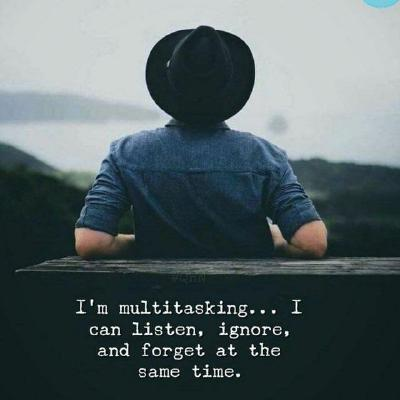
#> input picture social_card/1/person.png, 400 x 400 px
$ python template.py
#> lines starting #> are read from the running program, lines starting #| are printed output that depends on the picture
### package/PILkit/circular.py
# https://stackoverflow.com/questions/890051/how-do-i-generate-circular-thumbnails-with-pil

from PIL import ImageDraw

def create_round_image(image):
    from PIL import ImageDraw, Image

    bigsize = (image.size[0] * 3, image.size[1] * 3)
    mask = Image.new("L", bigsize, 0)
    draw = ImageDraw.Draw(mask)
    draw.ellipse((0, 0) + bigsize, fill=255)
    mask = mask.resize(image.size, Image.LANCZOS)
    image.putalpha(mask)
    return image, mask


# [22 lines left out: functions add_corners, draw_circle, not called in this run]

### social_card/1/template.py
import random, sys, os
import requests

from PIL import Image, ImageDraw, ImageFont, ImageFilter, ImageOps
from PILkit.circular import create_round_image, add_corners
from PILkit.colors import with_transparent_bg

def main(person_name, profile_image, data, metaline: str = "", background_color: str = "#3e4873",
         stroke=None, stroke_width: int = 8):
#> called with person_name = 'Devesh Pal', profile_image = 'person.png', metaline = 'Developer', background_color = '#191f24', stroke = 'white', stroke_width = 1
    lendata = len(data.keys())

    size = 150 + (150 // lendata)
    img = Image.new("RGB", (1500, 900 if lendata < 3 else size + (lendata * 80)), background_color)
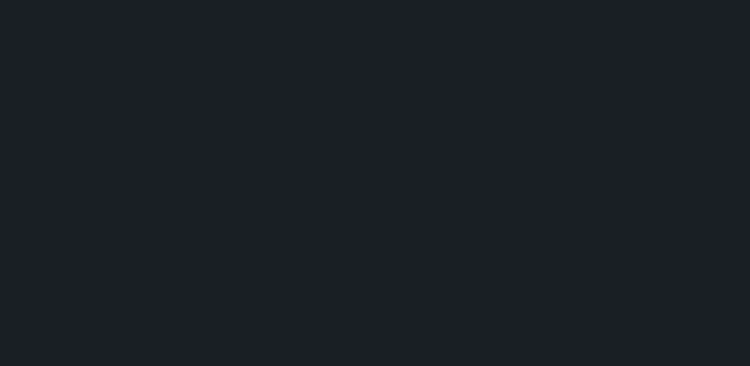
#> img: PIL image 1500x731 RGB (shown at 1/2 size); mean R, G, B 25, 31, 36
    imgdraw = ImageDraw.ImageDraw(img)

    person_img = Image.open(profile_image).resize((size, size))
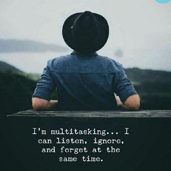
#> person_img: PIL image 171x171 RGB; mean R, G, B 85.8, 98.9, 101.3
    person_img, _ = create_round_image(person_img)
#> in create_round_image, `mask = Image.new("L", bigsize, 0)`: mask: PIL image 513x513 L; every value is 0
#> in create_round_image, `mask = mask.resize(image.size, Image.LANCZOS)`:
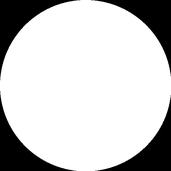
#> mask: PIL image 171x171 L; min 0, max 255, mean 200.9
#> in create_round_image, `image.putalpha(mask)`:
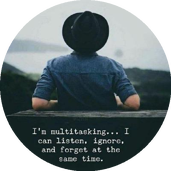
#> image: PIL image 171x171 RGBA; mean R, G, B, A 85.8, 98.9, 101.3, 200.9; transparent parts drawn white
    cwidth = (img.width // 2  - (person_img.width // 2))
#> cwidth = 665
    img.paste(person_img, (cwidth, 50), person_img)

    name_height = img.height - (img.height // 4) - (person_img.height // 4)
#> name_height = 507
    if person_name:
        font = ImageFont.truetype("GOTHIC", size=30)
        imgdraw.text(((img.width // 3) + len(person_name) * 16, person_img.height + 60), person_name, font=font)

    if metaline:
        font = ImageFont.truetype("cour", size=20)
        if person_name:
            name_height += 70
#> name_height = 577

        imgdraw.text((img.width // 2 - (person_img.width // 3), person_img.height + 105), metaline, font=font)

    current = 0
    font = ImageFont.truetype("comicbd", size=28)

    height = person_img.height + 150
#> height = 321
    for iconId, username in data.items():
        path = f"assets/{iconId}.png"
        if not os.path.exists(path):
            req = requests.get(f"https://img.icons8.com/fluency/48/{iconId}.png")
            if req.headers["Content-Type"] == "application/json":
                print(iconId, "not found")
                path = "assets/globe.png"
            else:
                with open(path, "wb") as file:
                    file.write(req.content)
        current += 1

        icon = Image.open(path).resize((80, 80))

        if (current % 2 == 0):
            img.paste(icon, (int(img.width // 1.8), height - 40), icon)
            imgdraw.text((int(img.width // 1.8) + icon.width + 20, height - 40 + (icon.height // 3)), username, font=font)
        elif (current == lendata):
            height += 10
            img.paste(icon, ((img.width // 2 - int(person_img.width // 2) - len(username)*8, height)), icon)
            imgdraw.text((img.width // 2 - int(person_img.width // 1.5) + (len(username)*2) + 20, height + (icon.height // 3)), username, font=font)
        else:
            img.paste(icon, ((img.width // 5, height)), icon)
            imgdraw.text(((img.width // 5) + icon.width + 20, height + (icon.height // 3)), username, font=font)
        height += 45

    if stroke:
        img = ImageOps.expand(img, stroke_width, stroke)
    # [21 lines of commented-out code are left out]
    img.save("output.png")


main("Devesh Pal", "person.png", metaline="Developer", data={
    "telegram-app": "@KarbonCopy",
    "github": "@New-Dev0",
     "twitter": "NewDev0",
    "discord": "@KarbonCopy",
    "docker": "New-dev0",
    "facebook-messenger": "UnOccupied",
    "valorant": "@Krash25#855",
    }, background_color="#191f24", stroke="white", stroke_width=1)
#> (the call stopped at in main, `req = requests.get(f"https://img.icons8.com/fluency/48/{iconId}.png")`: the network is not available in this run)
